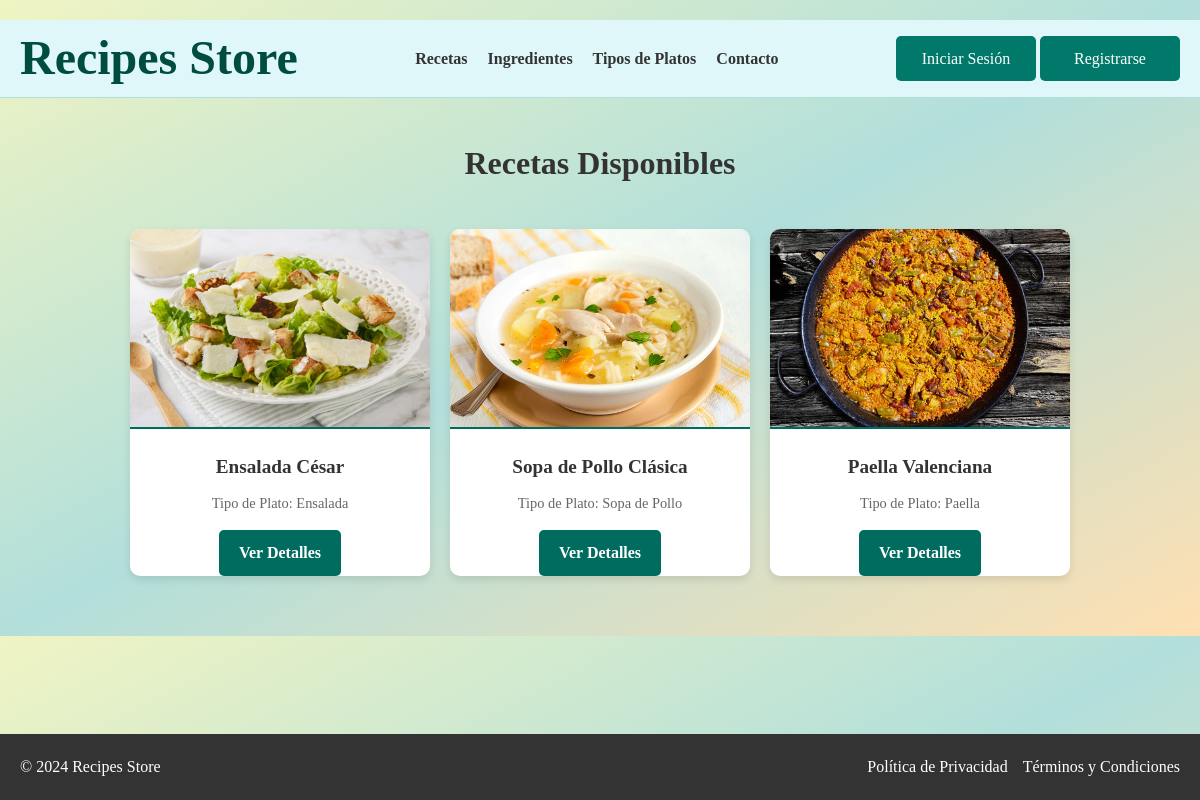
The app's page /recetas/, older data.
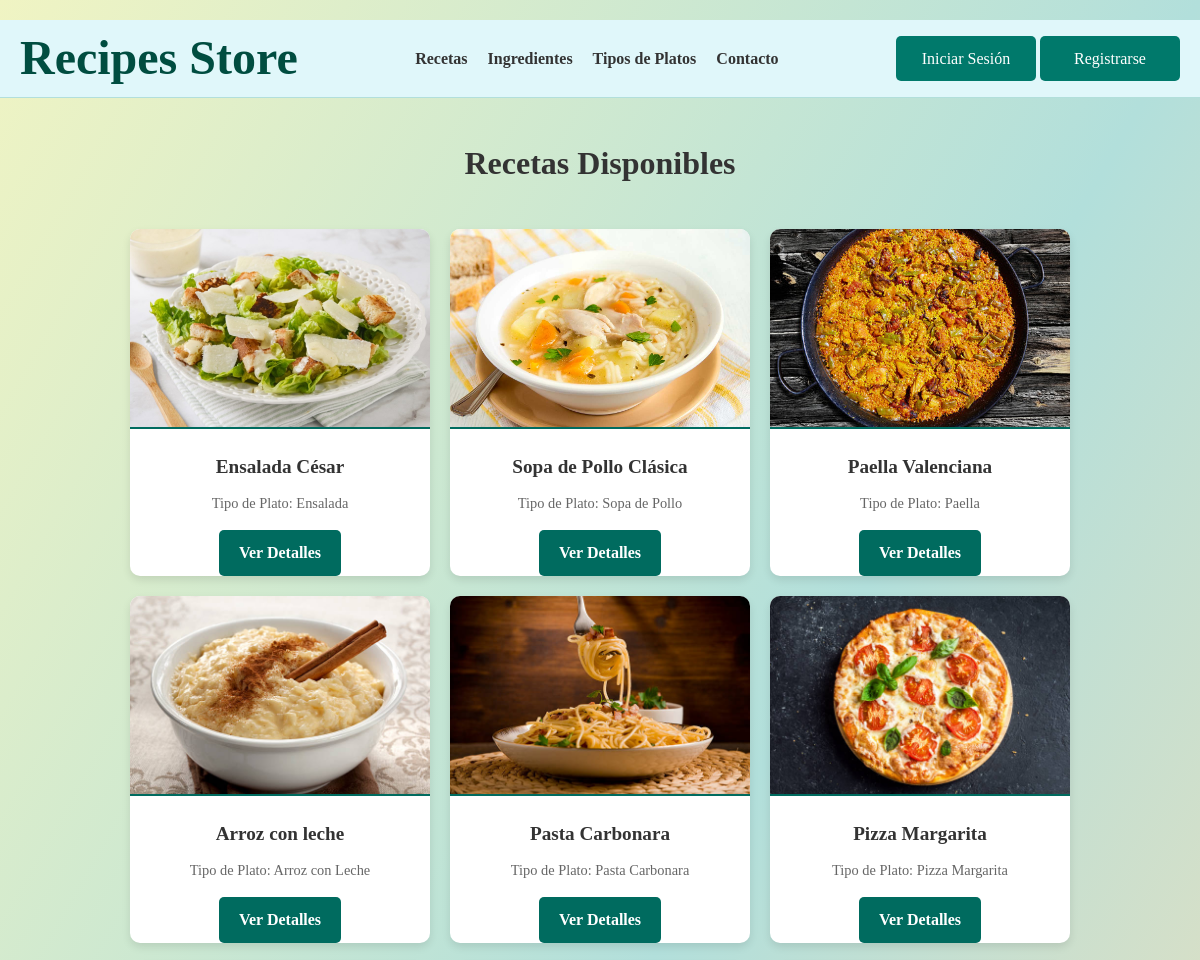
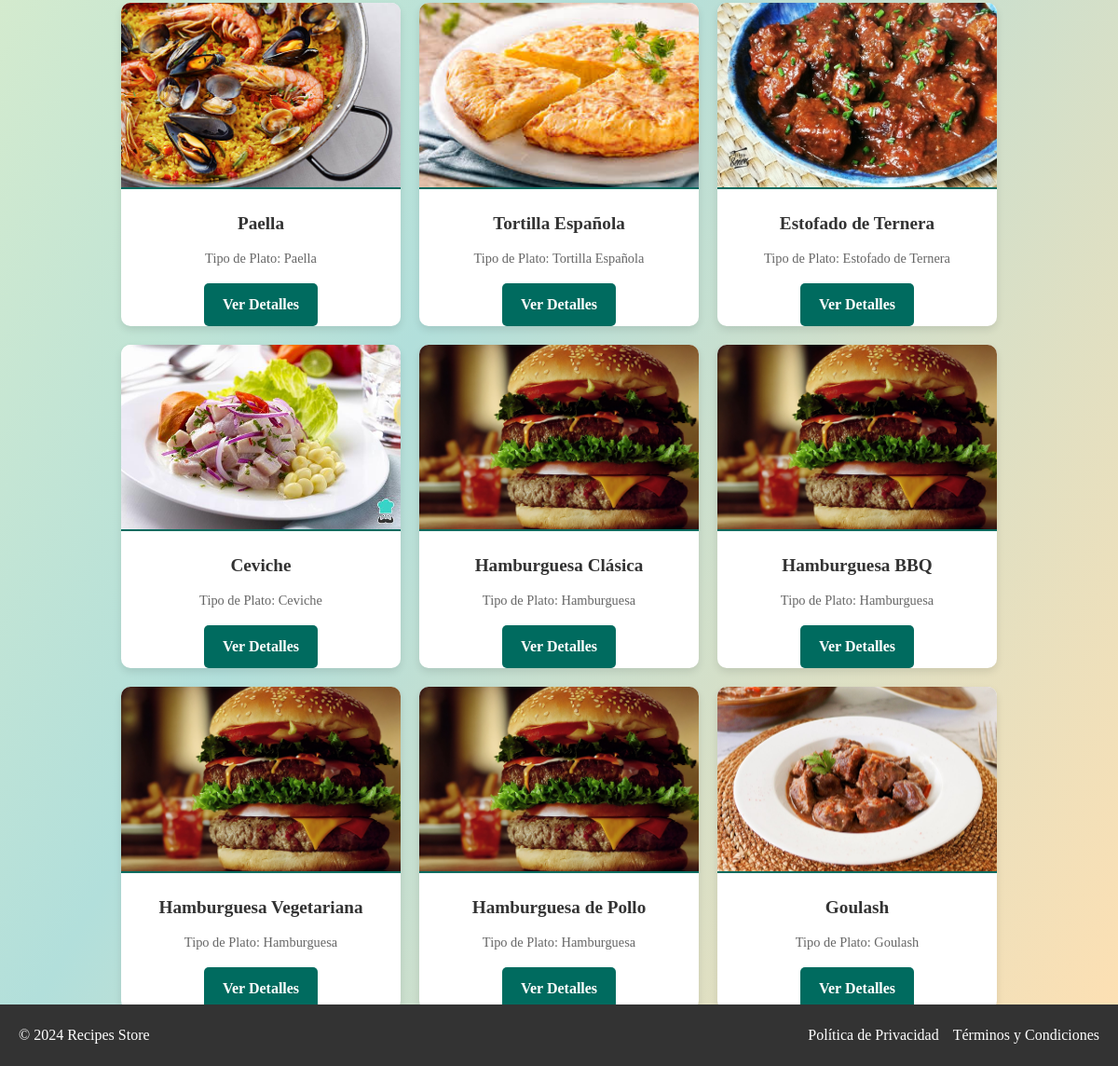
The same page, newer data (2 pictures, top to bottom).
### appRecetario/models.py (models this page shows, shortened)
class Receta(models.Model):
    nombre = models.CharField(max_length=100)
    tipo_plato = models.ForeignKey('TipoPlato', on_delete=models.CASCADE)
    ingredientes = models.TextField()
    imagen = models.ImageField(upload_to='recetas/', blank=True, null=True)

class TipoPlato(models.Model):
    nombre = models.CharField(max_length=100)
    descripcion = models.TextField()
    imagen = models.ImageField(upload_to='tipoPlato/', blank=True, null=True)
    def __str__(self):
        return self.nombre

### appRecetario/views.py (the view)
# urls.py: path('recetas/', views.list_recetas, name='list_recetas'),
def list_recetas(request):
    recetas = Receta.objects.all()
    return render(request, 'recetas/list.html', {'recetas': recetas})

### appRecetario/templates/recetas/list.html
{% extends 'base.html' %}
{% load static %}
{% block extrastyle %}
<link rel="stylesheet" href="{% static 'styleRecetas.css' %}">
{% endblock %}
{% block contenido %}
<h2>Recetas Disponibles</h2>
<div class="recipes-container">
    {% for receta in recetas %}
    <div class="recipe-card">
        {% if receta.imagen %}
            <img src="{{ receta.imagen.url }}" alt="{{ receta.nombre }}" class="recipe-image">
        {% else %}
            <img src="{% static 'media/default_image.png' %}" alt="Imagen no disponible" class="recipe-image">
        {% endif %}
        <div class="recipe-info">
            <h3 class="recipe-title">{{ receta.nombre }}</h3>
            <p>Tipo de Plato: {{ receta.tipo_plato }}</p>
        </div>
        <a href="{% url 'detail_receta' receta.id %}" class="btn-recipe">Ver Detalles</a>
    </div>
    {% empty %}
    <p>No hay recetas disponibles.</p>
    {% endfor %}
</div>
{% endblock %}

Row changes from the older to the newer data that the page shows:
added Receta: imagen (picture), nombre "Arroz con leche", tipo_plato "Arroz con Leche"
added Receta: imagen (picture), nombre "Pasta Carbonara", tipo_plato "Pasta Carbonara"
added Receta: imagen (picture), nombre "Pizza Margarita", tipo_plato "Pizza Margarita"
added Receta: imagen (picture), nombre "Paella", tipo_plato "Paella"
added Receta: imagen (picture), nombre "Tortilla Española", tipo_plato "Tortilla Española"
added Receta: imagen (picture), nombre "Estofado de Ternera", tipo_plato "Estofado de Ternera"
added Receta: imagen (picture), nombre "Ceviche", tipo_plato "Ceviche"
added Receta: imagen (picture), nombre "Hamburguesa Clásica", tipo_plato "Hamburguesa"
added Receta: imagen (picture), nombre "Hamburguesa BBQ", tipo_plato "Hamburguesa"
added Receta: imagen (picture), nombre "Hamburguesa Vegetariana", tipo_plato "Hamburguesa"
added Receta: imagen (picture), nombre "Hamburguesa de Pollo", tipo_plato "Hamburguesa"
added Receta: imagen (picture), nombre "Goulash", tipo_plato "Goulash"
